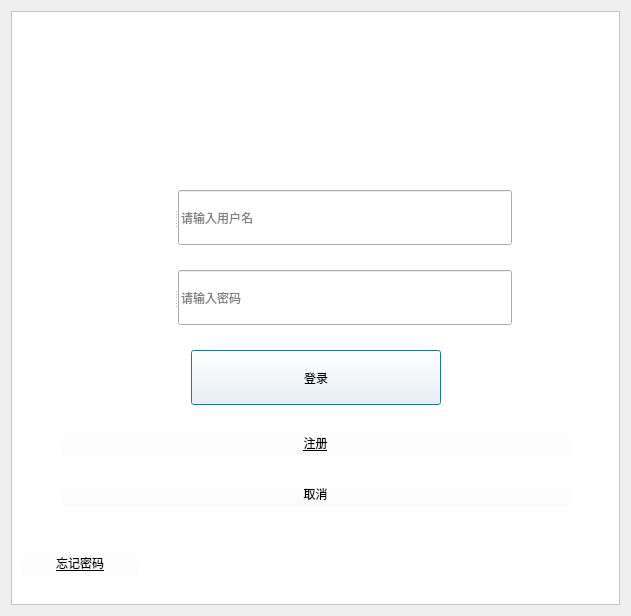
<?xml version="1.0" encoding="UTF-8"?>
<ui version="4.0">
 <class>LogIn_ui</class>
 <widget class="QDialog" name="LogIn_ui">
  <property name="geometry">
   <rect>
    <x>0</x>
    <y>0</y>
    <width>631</width>
    <height>616</height>
   </rect>
  </property>
  <property name="windowTitle">
   <string>Dialog</string>
  </property>
  <layout class="QVBoxLayout" name="verticalLayout">
   <item>
    <widget class="QFrame" name="frame">
     <property name="styleSheet">
      <string notr="true">#frame{background-color: rgb(255, 255, 255);}</string>
     </property>
     <property name="frameShape">
      <enum>QFrame::StyledPanel</enum>
     </property>
     <property name="frameShadow">
      <enum>QFrame::Raised</enum>
     </property>
     <layout class="QVBoxLayout" name="verticalLayout_2">
      <item>
       <spacer name="verticalSpacer">
        <property name="orientation">
         <enum>Qt::Vertical</enum>
        </property>
        <property name="sizeType">
         <enum>QSizePolicy::Maximum</enum>
        </property>
        <property name="sizeHint" stdset="0">
         <size>
          <width>20</width>
          <height>150</height>
         </size>
        </property>
       </spacer>
      </item>
      <item>
       <layout class="QHBoxLayout" name="horizontalLayout_6" stretch="1,4,1">
        <item>
         <spacer name="horizontalSpacer_2">
          <property name="orientation">
           <enum>Qt::Horizontal</enum>
          </property>
          <property name="sizeHint" stdset="0">
           <size>
            <width>38</width>
            <height>20</height>
           </size>
          </property>
         </spacer>
        </item>
        <item>
         <widget class="QSplitter" name="splitter">
          <property name="minimumSize">
           <size>
            <width>350</width>
            <height>0</height>
           </size>
          </property>
          <property name="orientation">
           <enum>Qt::Horizontal</enum>
          </property>
          <widget class="QLabel" name="label_2">
           <property name="minimumSize">
            <size>
             <width>55</width>
             <height>55</height>
            </size>
           </property>
           <property name="maximumSize">
            <size>
             <width>55</width>
             <height>55</height>
            </size>
           </property>
           <property name="styleSheet">
            <string notr="true">border-image: url(:/new/prefix1/C:/Users/z/Desktop/icon_image/user.png);</string>
           </property>
           <property name="text">
            <string/>
           </property>
          </widget>
          <widget class="QLineEdit" name="lineUserName">
           <property name="text">
            <string/>
           </property>
           <property name="maxLength">
            <number>32766</number>
           </property>
           <property name="placeholderText">
            <string>请输入用户名</string>
           </property>
          </widget>
         </widget>
        </item>
        <item>
         <spacer name="horizontalSpacer_8">
          <property name="orientation">
           <enum>Qt::Horizontal</enum>
          </property>
          <property name="sizeHint" stdset="0">
           <size>
            <width>40</width>
            <height>20</height>
           </size>
          </property>
         </spacer>
        </item>
       </layout>
      </item>
      <item>
       <layout class="QHBoxLayout" name="horizontalLayout_5" stretch="1,4,1">
        <item>
         <spacer name="horizontalSpacer_3">
          <property name="orientation">
           <enum>Qt::Horizontal</enum>
          </property>
          <property name="sizeHint" stdset="0">
           <size>
            <width>38</width>
            <height>20</height>
           </size>
          </property>
         </spacer>
        </item>
        <item>
         <widget class="QSplitter" name="splitter_2">
          <property name="minimumSize">
           <size>
            <width>350</width>
            <height>0</height>
           </size>
          </property>
          <property name="orientation">
           <enum>Qt::Horizontal</enum>
          </property>
          <widget class="QLabel" name="label_3">
           <property name="minimumSize">
            <size>
             <width>55</width>
             <height>55</height>
            </size>
           </property>
           <property name="maximumSize">
            <size>
             <width>55</width>
             <height>55</height>
            </size>
           </property>
           <property name="styleSheet">
            <string notr="true">border-image: url(:/new/prefix1/C:/Users/z/Desktop/icon_image/lock.png);</string>
           </property>
           <property name="text">
            <string/>
           </property>
          </widget>
          <widget class="QLineEdit" name="lineCode">
           <property name="echoMode">
            <enum>QLineEdit::Password</enum>
           </property>
           <property name="placeholderText">
            <string>请输入密码</string>
           </property>
          </widget>
         </widget>
        </item>
        <item>
         <spacer name="horizontalSpacer_9">
          <property name="orientation">
           <enum>Qt::Horizontal</enum>
          </property>
          <property name="sizeHint" stdset="0">
           <size>
            <width>40</width>
            <height>20</height>
           </size>
          </property>
         </spacer>
        </item>
       </layout>
      </item>
      <item>
       <layout class="QHBoxLayout" name="horizontalLayout_4">
        <item>
         <spacer name="horizontalSpacer_4">
          <property name="orientation">
           <enum>Qt::Horizontal</enum>
          </property>
          <property name="sizeHint" stdset="0">
           <size>
            <width>160</width>
            <height>20</height>
           </size>
          </property>
         </spacer>
        </item>
        <item>
         <widget class="QPushButton" name="btnLogIn">
          <property name="minimumSize">
           <size>
            <width>250</width>
            <height>55</height>
           </size>
          </property>
          <property name="cursor">
           <cursorShape>PointingHandCursor</cursorShape>
          </property>
          <property name="styleSheet">
           <string notr="true">background-color: rgba(255, 255, 255, 20);
font: 16pt &quot;AcadEref&quot;;</string>
          </property>
          <property name="text">
           <string>登录</string>
          </property>
         </widget>
        </item>
        <item>
         <spacer name="horizontalSpacer_5">
          <property name="orientation">
           <enum>Qt::Horizontal</enum>
          </property>
          <property name="sizeHint" stdset="0">
           <size>
            <width>149</width>
            <height>20</height>
           </size>
          </property>
         </spacer>
        </item>
       </layout>
      </item>
      <item>
       <layout class="QHBoxLayout" name="horizontalLayout_3">
        <item>
         <spacer name="horizontalSpacer_6">
          <property name="orientation">
           <enum>Qt::Horizontal</enum>
          </property>
          <property name="sizeType">
           <enum>QSizePolicy::Minimum</enum>
          </property>
          <property name="sizeHint" stdset="0">
           <size>
            <width>40</width>
            <height>20</height>
           </size>
          </property>
         </spacer>
        </item>
        <item>
         <widget class="QPushButton" name="btnRegister">
          <property name="minimumSize">
           <size>
            <width>150</width>
            <height>0</height>
           </size>
          </property>
          <property name="cursor">
           <cursorShape>PointingHandCursor</cursorShape>
          </property>
          <property name="styleSheet">
           <string notr="true">font: 12pt &quot;AcadEref&quot;;
text-decoration: underline;
background-color: rgba(255, 255, 255, 0);</string>
          </property>
          <property name="text">
           <string>注册</string>
          </property>
         </widget>
        </item>
        <item>
         <spacer name="horizontalSpacer_7">
          <property name="orientation">
           <enum>Qt::Horizontal</enum>
          </property>
          <property name="sizeType">
           <enum>QSizePolicy::Minimum</enum>
          </property>
          <property name="sizeHint" stdset="0">
           <size>
            <width>40</width>
            <height>20</height>
           </size>
          </property>
         </spacer>
        </item>
       </layout>
      </item>
      <item>
       <layout class="QHBoxLayout" name="horizontalLayout">
        <item>
         <spacer name="horizontalSpacer">
          <property name="orientation">
           <enum>Qt::Horizontal</enum>
          </property>
          <property name="sizeType">
           <enum>QSizePolicy::Minimum</enum>
          </property>
          <property name="sizeHint" stdset="0">
           <size>
            <width>40</width>
            <height>20</height>
           </size>
          </property>
         </spacer>
        </item>
        <item>
         <widget class="QPushButton" name="btnClose">
          <property name="cursor">
           <cursorShape>PointingHandCursor</cursorShape>
          </property>
          <property name="styleSheet">
           <string notr="true">background-color: rgba(255, 255, 255, 0);</string>
          </property>
          <property name="text">
           <string>取消</string>
          </property>
         </widget>
        </item>
        <item>
         <spacer name="horizontalSpacer_10">
          <property name="orientation">
           <enum>Qt::Horizontal</enum>
          </property>
          <property name="sizeType">
           <enum>QSizePolicy::Minimum</enum>
          </property>
          <property name="sizeHint" stdset="0">
           <size>
            <width>40</width>
            <height>20</height>
           </size>
          </property>
         </spacer>
        </item>
       </layout>
      </item>
      <item>
       <spacer name="verticalSpacer_2">
        <property name="orientation">
         <enum>Qt::Vertical</enum>
        </property>
        <property name="sizeType">
         <enum>QSizePolicy::Maximum</enum>
        </property>
        <property name="sizeHint" stdset="0">
         <size>
          <width>20</width>
          <height>18</height>
         </size>
        </property>
       </spacer>
      </item>
      <item>
       <layout class="QHBoxLayout" name="horizontalLayout_2" stretch="1,4">
        <item>
         <widget class="QPushButton" name="pushButton">
          <property name="cursor">
           <cursorShape>PointingHandCursor</cursorShape>
          </property>
          <property name="styleSheet">
           <string notr="true">background-color: rgba(255, 255, 255, 0);
font: 9pt &quot;AcadEref&quot;;
text-decoration: underline;</string>
          </property>
          <property name="text">
           <string>忘记密码</string>
          </property>
         </widget>
        </item>
        <item>
         <spacer name="horizontalSpacer_11">
          <property name="orientation">
           <enum>Qt::Horizontal</enum>
          </property>
          <property name="sizeHint" stdset="0">
           <size>
            <width>40</width>
            <height>20</height>
           </size>
          </property>
         </spacer>
        </item>
       </layout>
      </item>
     </layout>
    </widget>
   </item>
  </layout>
 </widget>
 <resources/>
 <connections/>
</ui>
